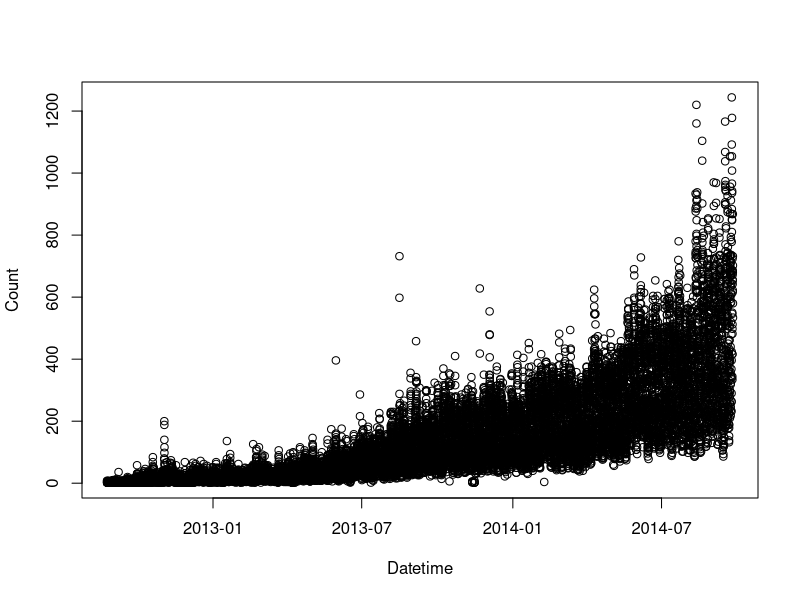
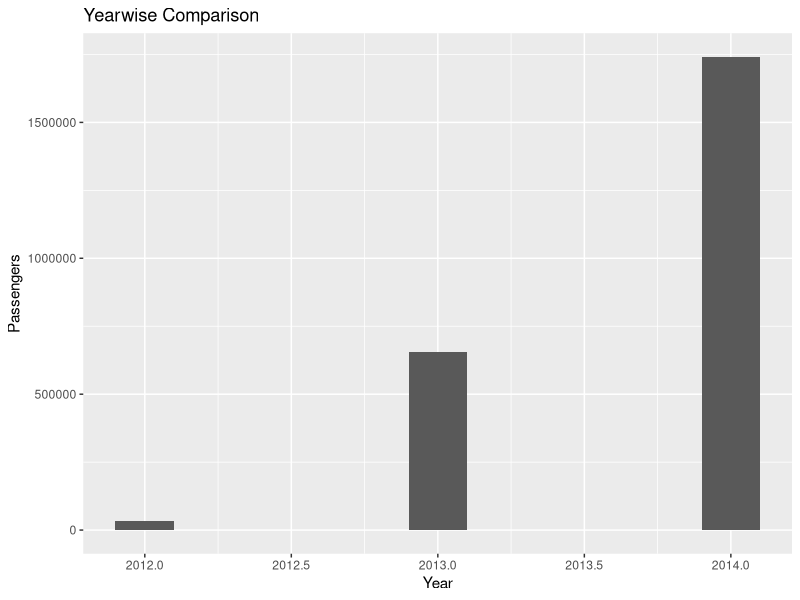

Recreate these plots in R, in order. (Note: this script raises an error after producing the figures.)
#install.packages('tseries', dependencies=TRUE, repos='http://cran.rstudio.com/')

df <- read.csv('Traffic Prediction.csv', stringsAsFactors = F)
df$ID <- NULL

#########################EDA#######################################

df$Datetime <- as.POSIXct(df$Datetime, format = "%d/%m/%Y %H:%M", tz = Sys.timezone())
plot(df)

# Converting Date Time to hours, days, week, month, year
library(plyr)
library(lubridate)

df <- mutate(df, time = ymd_hms(Datetime), 
             day = day(time), month = month.abb[month(time)], year = year(time), hour = hour(time))
df$weekDay <- weekdays(as.Date(df$Datetime, format = "%d/%m/%Y %H:%M", tz = Sys.timezone()))
df$time <- NULL
df$weekend <- ifelse(df$weekDay == "Saturday" | df$weekDay == "Sunday", 1, 0)
df$weekDay <- NULL

######################VISUALIZATION#####################################

library(caret)

# traffic will increase as the years pass by
ggplot(df, aes(x = year, weights = Count)) +
  geom_histogram(binwidth = 0.2, aes(fill = Count)) + 
  xlab("Year") +
  ylab("Passengers") +
  ggtitle("Yearwise Comparison")

# increase in traffic from May to October
ggplot(df, aes(x = month, weights = Count)) +
  geom_histogram(binwidth = 0.4, aes(fill = Count)) + 
  xlab("Month") +
  ylab("Passengers") +
  ggtitle("Monthwise Comparison")

# daywise traffic
ggplot(df, aes(x = day, weights = Count)) +
  geom_histogram(binwidth = 0.4, aes(fill = Count)) + 
  xlab("Day") +
  ylab("Passengers") +
  ggtitle("Daywise Comparison")

# traffic will be more during peak hours
ggplot(df, aes(x = hour, weights = Count)) +
  geom_histogram(binwidth = 0.4, aes(fill = Count)) + 
  xlab("Hour") +
  ylab("Passengers") +
  ggtitle("Hourwise Comparison")

# traffic will be more on weekdays
ggplot(df, aes(x = weekend, weights = Count)) +
  geom_histogram(binwidth = 0.2, aes(fill = Count)) + 
  xlab("WeekEnd") +
  ylab("Passengers") +
  ggtitle("Weekend Comparison")

# traffic year-month wise
ggplot(df, aes(x = paste0(df$month, " ", df$year), y = Count)) + 
  stat_summary(fun.y = sum, geom = "point", colour = "red", size = 1)

#########################TIME SERIES############################

# Making time series analysis daywise
train_set <- df
train_set$Datetime <- gsub(" .*", "", train_set$Datetime)
train_set <- aggregate(Count ~ Datetime, train_set, sum)
train_set$Datetime <- as.Date(train_set$Datetime, format = "%d/%m/%Y")
train_set <- train_set[order(train_set$Datetime),]
train_set$Datetime <- NULL

# Creating time series object
library(forecast)
library(tseries)

df_ts <- ts(train_set, start = c(2012, 238), frequency = 365)
df_ts
start(df_ts)
end(df_ts)
summary(df_ts)

plot(df_ts)
boxplot(df_ts~cycle(df_ts))

# draws mean value at different intervals of time
abline(reg=lm(df_ts~time(df_ts))) 
plot(aggregate(df_ts,FUN=mean))

# Making data stationary

# Variance and Covariance equal
plot(log(df_ts))

# Mean, Variance and Covariance equal. Data becomes stationary
plot(diff(log(df_ts)))

# Decomposing data to trend, seasonality and Irregularity
ddata <- decompose(df_ts, "multiplicative")
plot(ddata)

# Dickey Fuller test to check the stationarity
adf.test(diff(log(df_ts)), alternative = "stationary", k = 0)

# Calculate Moving Average (q)
acf(diff(log(df_ts)))

# Calculate Auto Regression (p)
pacf(diff(log(df_ts)))

# use D = 1 for forced seasonality
fit <- auto.arima(df_ts, D = 1)
fit <- arima(log(df_ts), c(3, 1, 3), seasonal = list(order = c(0, 1, 0), period = 365))
fit

train_pred <- forecast(fit, h = 90)
plot(train_pred)

prediction <- rbind(train_set, data.frame(Count = 2.71^as.numeric(train_pred$mean)))
test_ts <- ts(prediction, start = c(2012, 238), frequency = 365)
plot(test_ts)
